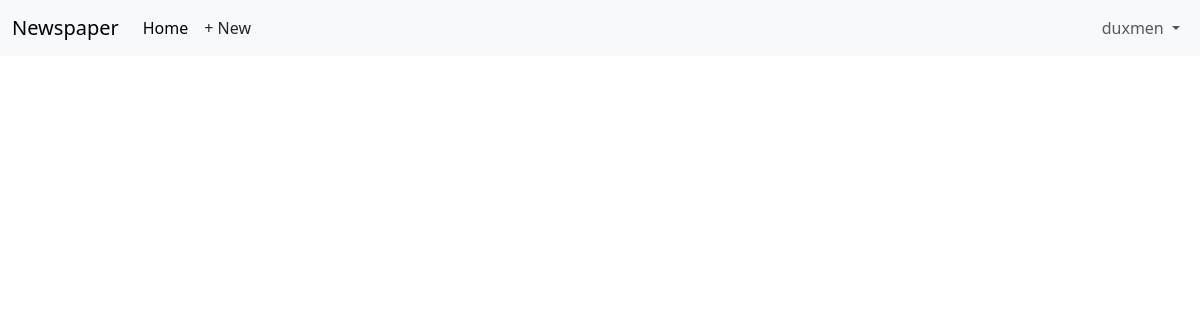
The page /articles/ (signed in) on the database as committed earlier.
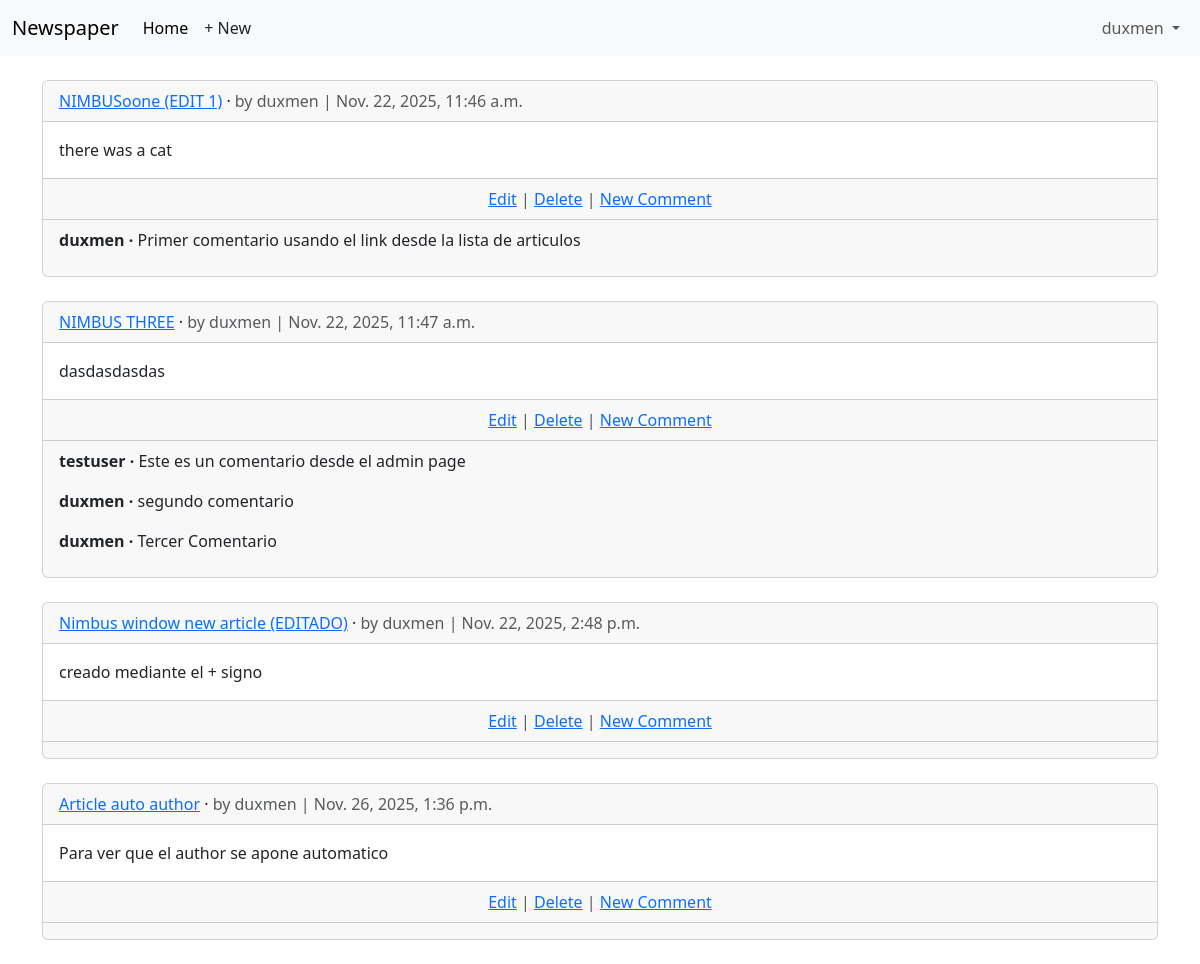
The same page on the database as committed later.
### accounts/models.py (models this page shows)
class CustomUser(AbstractUser):  # added
    age = models.PositiveIntegerField(null=True, blank=True)

### articles/models.py (models this page shows, shortened)
class Article(models.Model):
    title = models.CharField(max_length=255)
    body = models.TextField()
    date = models.DateTimeField(auto_now_add=True)
    author = models.ForeignKey(
        settings.AUTH_USER_MODEL,
        on_delete=models.CASCADE,
    )
    def get_absolute_url(self):
        return reverse("article_detail", kwargs={"pk": self.pk})

class Comment(models.Model):
    article = models.ForeignKey(Article, on_delete=models.CASCADE)
    comment = models.CharField(max_length=140)
    author = models.ForeignKey(
        settings.AUTH_USER_MODEL,
        on_delete=models.CASCADE,
    )
    def __str__(self):
        return self.comment

### articles/views.py (the view)
# urls.py: path("", ArticleListView.as_view(), name="article_list"),
class ArticleListView(LoginRequiredMixin, ListView):
    model = Article
    template_name = "article_list.html"

### templates/article_list.html (shortened to what this page needs)
{% extends "base.html" %}
{% block content %}
{% for article in article_list %}
<div class="card">
    <div class="card-header">
        <a href="{{ article.get_absolute_url }}">{{ article.title }}</a> &middot;
        <span class="text-muted">by {{ article.author }} | {{ article.date }}</span>
    </div>
    <div class="card-body">
        {{ article.body }}
    </div>
    <div class="card-footer text-center text-muted">
        {% if article.author.pk == request.user.pk %}
        <a href="{% url "article_edit" article.pk %}">Edit</a> | <a href="{% url "article_delete" article.pk %}">Delete</a>
        {% endif %}
       | <a href="{{ article.get_absolute_url }}">New Comment</a>
    </div>
    <div class="card-footer">
        {% for comment in article.comment_set.all %}
        <p>
            <span class='fw-bold'>
                {{ comment.author }} &middot;
            </span>
            {{ comment }}
        </p>
        {% endfor %}
    </div>
</div>
{% endfor %}
{% endblock content %}

### templates/base.html (shortened to what this page needs)
<!DOCTYPE html>
<html>
<head>
  <link href="https://cdn.jsdelivr.net/npm/bootstrap@5.3.3/dist/css/bootstrap.min.css" rel="stylesheet">
</head>
<body>
  <nav class="navbar navbar-expand-lg bg-body-tertiary">
    <div class="container-fluid">
      <a class="navbar-brand" href="{% url 'home' %}">Newspaper</a>
      <div class="collapse navbar-collapse" id="navbarSupportedContent">
        <ul class="navbar-nav me-auto mb-2 mb-lg-0">
          <li class="nav-item">
            <a class="nav-link active" aria-current="page" href="#">Home</a>
          </li>
          {% if user.is_authenticated %}
          <li><a href="{% url "article_new" %}" class="nav-link px-2 link-dark">+ New</a></li>
        </ul>
        <div class="mr-auto">
          <ul class="navbar-nav">
            <li class="nav-item dropdown">
              <a class="nav-link dropdown-toggle" href="#" role="button" data-bs-toggle="dropdown"
                aria-expanded="false">
                {{ user.username }}
              </a>
            </li>
        {% endif %}
      </div>
    </div>
  </nav>
  <main>
    <div class="container">
      <br/>
      {% block content %}
      {% endblock content %}
    </div>
  </main>
</body>
</html>

Rows that differ between the two databases and show on the page:
added Article: title "NIMBUSoone (EDIT 1)", author "duxmen", date "Nov. 22, 2025, 11:46 a.m.", body "there was a cat", shows "Edit"
added Comment: author "duxmen", comment "Primer comentario usando el link desde la lista de articulos", shown under "NIMBUSoone (EDIT 1)"
added Article: title "NIMBUS THREE", author "duxmen", date "Nov. 22, 2025, 11:47 a.m.", body "dasdasdasdas", shows "Edit"
added Comment: author "testuser", comment "Este es un comentario desde el admin page", shown under "NIMBUS THREE"
added Comment: author "duxmen", comment "segundo comentario", shown under "NIMBUS THREE"
added Comment: author "duxmen", comment "Tercer Comentario", shown under "NIMBUS THREE"
added Article: title "Nimbus window new article (EDITADO)", author "duxmen", date "Nov. 22, 2025, 2:48 p.m.", body "creado mediante el + signo", shows "Edit"
added Article: title "Article auto author", author "duxmen", date "Nov. 26, 2025, 1:36 p.m.", body "Para ver que el author se apone automatico", shows "Edit"
